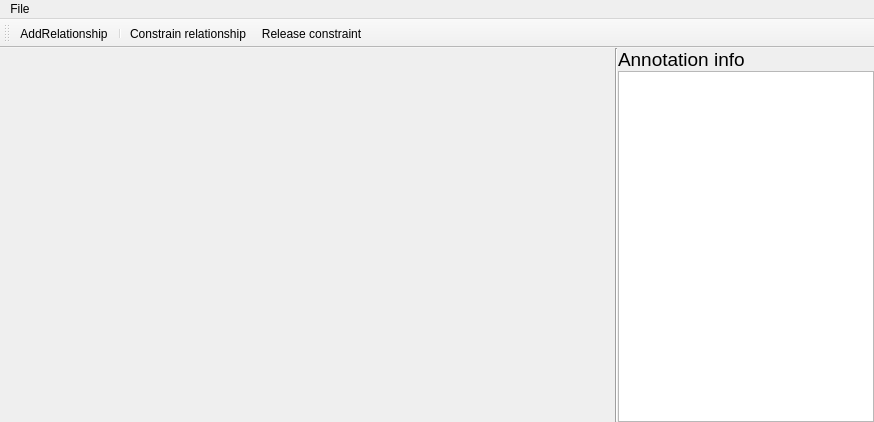
<?xml version="1.0" encoding="UTF-8"?>
<ui version="4.0">
 <class>RelationshipsDialog</class>
 <widget class="QMainWindow" name="RelationshipsDialog">
  <property name="geometry">
   <rect>
    <x>0</x>
    <y>0</y>
    <width>874</width>
    <height>422</height>
   </rect>
  </property>
  <property name="sizePolicy">
   <sizepolicy hsizetype="Expanding" vsizetype="Expanding">
    <horstretch>0</horstretch>
    <verstretch>0</verstretch>
   </sizepolicy>
  </property>
  <property name="minimumSize">
   <size>
    <width>400</width>
    <height>300</height>
   </size>
  </property>
  <property name="windowTitle">
   <string>RelationshipsDialog</string>
  </property>
  <widget class="QWidget" name="CentralWidget">
   <layout class="QVBoxLayout" name="verticalLayout">
    <property name="spacing">
     <number>0</number>
    </property>
    <property name="leftMargin">
     <number>0</number>
    </property>
    <property name="topMargin">
     <number>0</number>
    </property>
    <property name="rightMargin">
     <number>0</number>
    </property>
    <property name="bottomMargin">
     <number>0</number>
    </property>
    <item>
     <layout class="QHBoxLayout" name="horizontalLayout">
      <property name="spacing">
       <number>0</number>
      </property>
      <item>
       <widget class="QVTKOpenGLNativeWidget" name="qvtkWidget" native="true">
        <property name="sizePolicy">
         <sizepolicy hsizetype="Expanding" vsizetype="Expanding">
          <horstretch>0</horstretch>
          <verstretch>0</verstretch>
         </sizepolicy>
        </property>
       </widget>
      </item>
      <item>
       <widget class="Line" name="line">
        <property name="orientation">
         <enum>Qt::Vertical</enum>
        </property>
       </widget>
      </item>
      <item>
       <layout class="QVBoxLayout" name="verticalLayout_2">
        <property name="spacing">
         <number>0</number>
        </property>
        <property name="leftMargin">
         <number>0</number>
        </property>
        <item>
         <widget class="QLabel" name="label">
          <property name="sizePolicy">
           <sizepolicy hsizetype="Fixed" vsizetype="Preferred">
            <horstretch>0</horstretch>
            <verstretch>0</verstretch>
           </sizepolicy>
          </property>
          <property name="font">
           <font>
            <pointsize>14</pointsize>
           </font>
          </property>
          <property name="text">
           <string>Annotation info</string>
          </property>
          <property name="margin">
           <number>4</number>
          </property>
         </widget>
        </item>
        <item>
         <widget class="QListView" name="listView">
          <property name="sizePolicy">
           <sizepolicy hsizetype="Fixed" vsizetype="Expanding">
            <horstretch>0</horstretch>
            <verstretch>0</verstretch>
           </sizepolicy>
          </property>
          <property name="minimumSize">
           <size>
            <width>200</width>
            <height>0</height>
           </size>
          </property>
          <property name="maximumSize">
           <size>
            <width>400</width>
            <height>16777215</height>
           </size>
          </property>
          <property name="verticalScrollBarPolicy">
           <enum>Qt::ScrollBarAsNeeded</enum>
          </property>
          <property name="resizeMode">
           <enum>QListView::Fixed</enum>
          </property>
         </widget>
        </item>
       </layout>
      </item>
     </layout>
    </item>
   </layout>
  </widget>
  <widget class="QToolBar" name="toolBar">
   <property name="enabled">
    <bool>true</bool>
   </property>
   <property name="windowTitle">
    <string>toolBar</string>
   </property>
   <attribute name="toolBarArea">
    <enum>TopToolBarArea</enum>
   </attribute>
   <attribute name="toolBarBreak">
    <bool>false</bool>
   </attribute>
   <addaction name="actionAddRelationship"/>
   <addaction name="separator"/>
   <addaction name="actionConstrainRelationship"/>
   <addaction name="actionReleaseConstraints"/>
  </widget>
  <widget class="QMenuBar" name="menuBar">
   <property name="geometry">
    <rect>
     <x>0</x>
     <y>0</y>
     <width>874</width>
     <height>22</height>
    </rect>
   </property>
   <widget class="QMenu" name="menuFile">
    <property name="title">
     <string>File</string>
    </property>
    <addaction name="actionSave"/>
    <addaction name="actionLoad"/>
   </widget>
   <addaction name="menuFile"/>
  </widget>
  <action name="actionAddRelationship">
   <property name="enabled">
    <bool>true</bool>
   </property>
   <property name="icon">
    <iconset resource="../Icons/icons.qrc">
     <normaloff>:/Icons/relationship.png</normaloff>:/Icons/relationship.png</iconset>
   </property>
   <property name="text">
    <string>AddRelationship</string>
   </property>
  </action>
  <action name="actionConstrainRelationship">
   <property name="enabled">
    <bool>true</bool>
   </property>
   <property name="icon">
    <iconset resource="../Icons/icons.qrc">
     <normaloff>:/Icons/constraint.png</normaloff>:/Icons/constraint.png</iconset>
   </property>
   <property name="text">
    <string>Constrain relationship</string>
   </property>
  </action>
  <action name="actionSave">
   <property name="text">
    <string>Save relationships' graph</string>
   </property>
  </action>
  <action name="actionLoad">
   <property name="text">
    <string>Load relatioships' graph</string>
   </property>
  </action>
  <action name="actionReleaseConstraints">
   <property name="icon">
    <iconset resource="../Icons/icons.qrc">
     <normaloff>:/Icons/unconstraint.png</normaloff>:/Icons/unconstraint.png</iconset>
   </property>
   <property name="text">
    <string>Release constraint</string>
   </property>
  </action>
 </widget>
 <customwidgets>
  <customwidget>
   <class>QVTKOpenGLNativeWidget</class>
   <extends>QWidget</extends>
   <header location="global">QVTKOpenGLNativeWidget.h</header>
   <container>1</container>
  </customwidget>
 </customwidgets>
 <resources>
  <include location="../Icons/icons.qrc"/>
 </resources>
 <connections/>
</ui>
